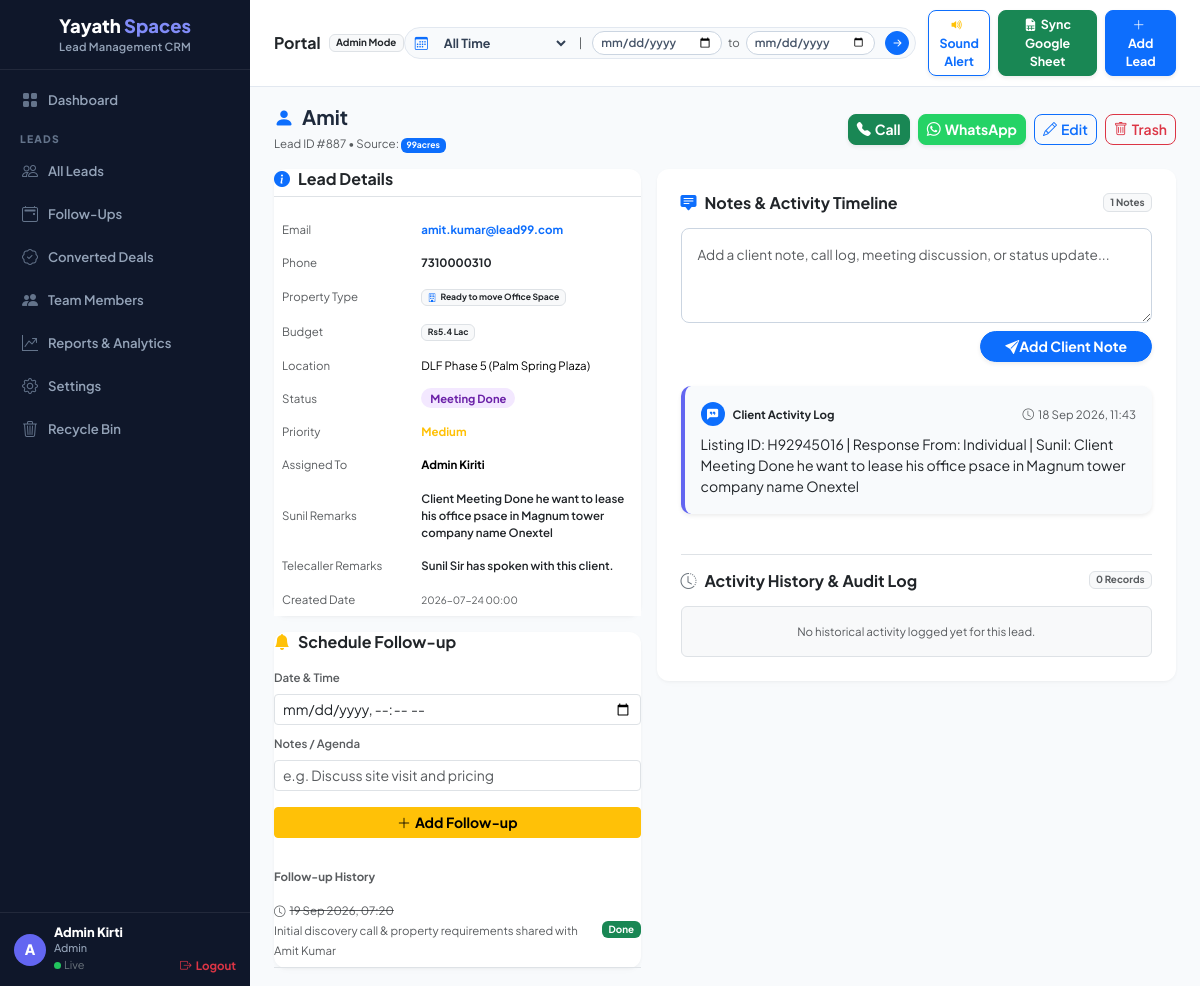
Page /leads/887 (signed in) on the earlier database version.
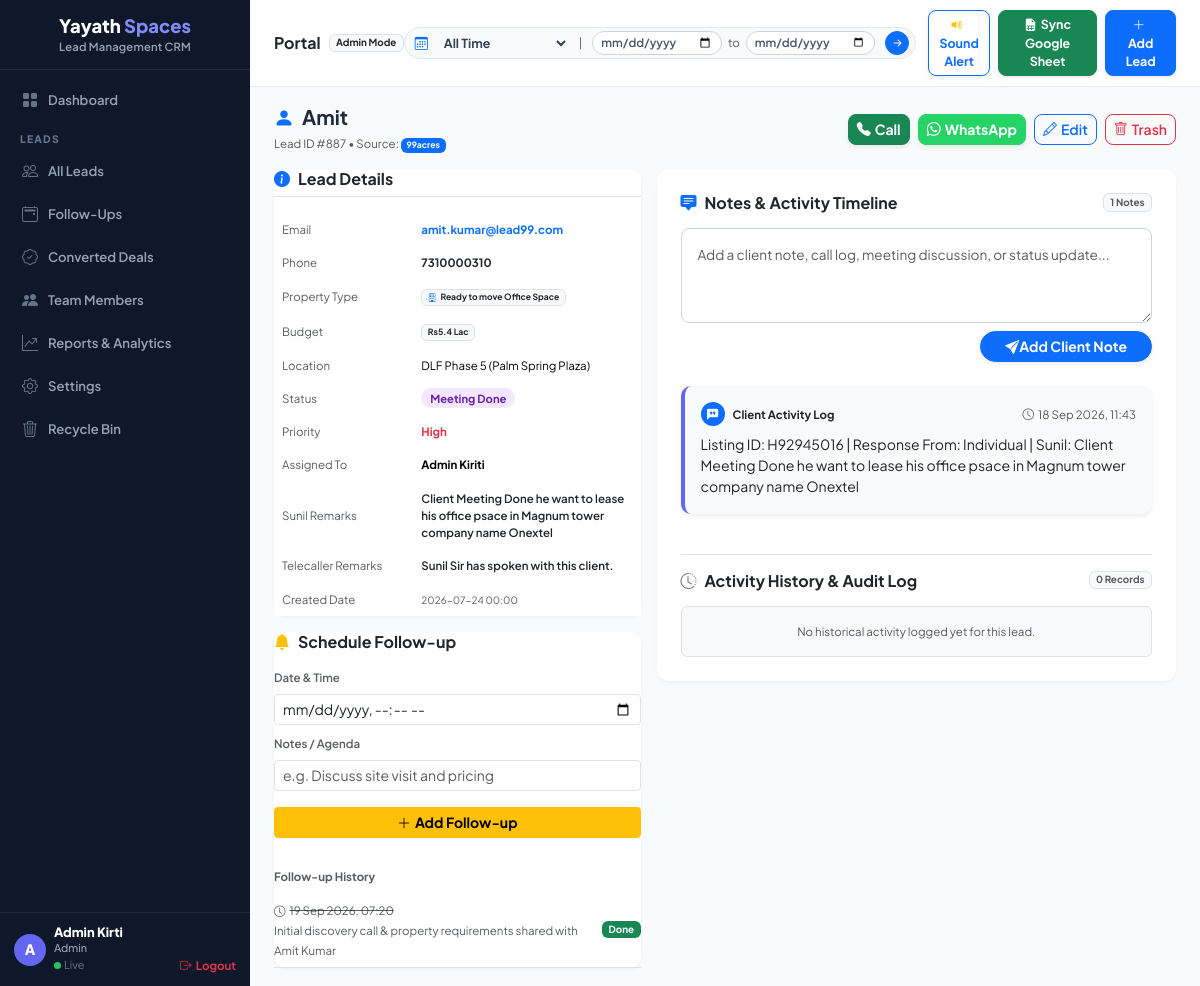
Same page on the later database version.
### models.py (models this page shows, shortened)
class Lead(db.Model):
    __tablename__ = 'leads'
    id = db.Column(db.Integer, primary_key=True)
    name = db.Column(db.String(255), nullable=False)
    email = db.Column(db.String(255), nullable=False)
    phone = db.Column(db.String(50), nullable=True)
    source = db.Column(db.String(100), nullable=True, default='99acres')
    property_type = db.Column(db.String(100), nullable=True)
    budget = db.Column(db.String(100), nullable=True)
    location = db.Column(db.String(255), nullable=True)
    status = db.Column(db.String(50), nullable=False, default='New')
    priority = db.Column(db.String(20), nullable=False, default='Medium')
    assigned_to = db.Column(db.String(255), nullable=True)
    is_imported = db.Column(db.Boolean, default=False)
    sunil_remarks = db.Column(db.Text, nullable=True)
    telecaller_remarks = db.Column(db.Text, nullable=True)
    listing_id = db.Column(db.String(100), nullable=True)
    response_from = db.Column(db.String(100), nullable=True)
    is_deleted = db.Column(db.Boolean, default=False)
    deleted_at = db.Column(db.DateTime, nullable=True)
    created_at = db.Column(db.DateTime, default=datetime.utcnow)
    updated_at = db.Column(db.DateTime, default=datetime.utcnow, onupdate=datetime.utcnow)
    notes = db.relationship('Note', backref='lead', lazy=True, cascade='all, delete-orphan')
    followups = db.relationship('FollowUp', backref='lead', lazy=True, cascade='all, delete-orphan')
    tasks = db.relationship('Task', backref='lead', lazy=True, cascade='all, delete-orphan')
    activities = db.relationship('ActivityLog', backref='lead', lazy=True, cascade='all, delete-orphan')

### routes.py (the view)
@web_bp.route('/leads/<int:lid>')
def lead_detail(lid):
    lead = Lead.query.get_or_404(lid)
    users = User.query.filter_by(status='Active').all()
    return render_template('lead_detail.html', lead=lead, users=users)

### routes.py (called while the page is built)
@web_bp.before_app_request
def check_authentication():
    if (request.path in ('/login', '/logout', '/favicon.ico') or
        request.path.startswith('/login') or
        request.path.startswith('/logout') or
        request.path.startswith('/static') or
        request.path.startswith('/api')):
        return
    allowed_routes = ['web.login', 'web.logout', 'static']
    if request.endpoint and request.endpoint in allowed_routes:
        return
    if 'user_id' not in session:
        return redirect(url_for('web.login'))

### templates/lead_detail.html (shortened to what the changed rows need)
{% extends "base.html" %}
{% block content %}
<div class="d-flex justify-content-between align-items-center mb-3">
    <div>
        <h3 class="fw-bold mb-1 fs-5"><i class="bi bi-person-fill text-primary me-2"></i>{{ lead.name }}</h3>
        <small class="text-muted">Lead ID #{{ lead.id }} &bull; Source: <span class="badge bg-primary">{{ lead.source or '99acres' }}</span></small>
    </div>
</div>
<div class="row g-3">
    <div class="col-lg-5">
        <div class="card card-custom p-3.5 mb-3">
            <table class="table table-borderless align-middle mb-0 small">
                <tr><td class="text-muted" width="38%">Email</td><td><a href="mailto:{{ lead.email }}" class="fw-bold text-decoration-none">{{ lead.email }}</a></td></tr>
                <tr><td class="text-muted">Phone</td><td><a href="tel:{{ lead.phone }}" class="fw-bold text-decoration-none text-dark">{{ lead.phone or '-' }}</a></td></tr>
                <tr><td class="text-muted">Property Type</td><td><span class="badge bg-light text-dark border"><i class="bi bi-building me-1 text-primary"></i>{{ lead.property_type or '-' }}</span></td></tr>
                <tr><td class="text-muted">Budget</td><td><span class="badge bg-light text-dark border">{{ lead.budget or '-' }}</span></td></tr>
                <tr><td class="text-muted">Location</td><td>{{ lead.location or '-' }}</td></tr>
                <tr><td class="text-muted">Status</td><td>
                    {% set status_class = {
                        'New':'status-new', 'Contacted':'status-contacted',
                        'Qualified':'status-qualified', 'Meeting Done':'status-meeting',
                        'Proposal Sent':'status-proposal', 'Active Pipeline':'status-active',
                        'Deal Close':'status-converted', 'Lost':'status-lost'
                    } %}
                    <span class="badge-status {{ status_class.get(lead.status, 'bg-secondary text-white') }}">{{ lead.status }}</span>
                </td></tr>
                <tr><td class="text-muted">Priority</td><td>
                    <span class="fw-bold {{ 'text-danger' if lead.priority == 'High' else ('text-warning' if lead.priority == 'Medium' else 'text-success') }}">{{ lead.priority }}</span>
                </td></tr>
                <tr><td class="text-muted">Assigned To</td><td><strong>{{ lead.assigned_to or 'Unassigned' }}</strong></td></tr>
                <tr><td class="text-muted">Sunil Remarks</td><td><span class="text-dark fw-semibold">{{ lead.sunil_remarks or '-' }}</span></td></tr>
                <tr><td class="text-muted">Telecaller Remarks</td><td><span class="text-dark fw-semibold">{{ lead.telecaller_remarks or '-' }}</span></td></tr>
                <tr><td class="text-muted">Created Date</td><td><small class="text-muted">{{ lead.created_at.strftime('%Y-%m-%d %H:%M') if lead.created_at else '-' }}</small></td></tr>
            </table>
        </div>
    </div>
</div>
{% endblock %}

Differences in the rows shown:
changed Lead "Amit": priority "Medium" → "High"
